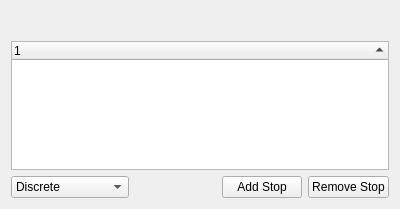
<?xml version="1.0" encoding="UTF-8"?>
<ui version="4.0">
 <class>vvScoreGradientWidget</class>
 <widget class="QWidget" name="vvScoreGradientWidget">
  <property name="geometry">
   <rect>
    <x>0</x>
    <y>0</y>
    <width>400</width>
    <height>209</height>
   </rect>
  </property>
  <layout class="QGridLayout" name="gridLayout">
   <item row="0" column="0" colspan="4">
    <widget class="qtGradientWidget" name="gradient" native="true">
     <property name="minimumSize">
      <size>
       <width>0</width>
       <height>24</height>
      </size>
     </property>
    </widget>
   </item>
   <item row="2" column="0">
    <widget class="QComboBox" name="interpolationMode">
     <item>
      <property name="text">
       <string>Discrete</string>
      </property>
     </item>
     <item>
      <property name="text">
       <string>Smooth (Linear)</string>
      </property>
     </item>
     <item>
      <property name="text">
       <string>Smooth (Cubic)</string>
      </property>
     </item>
    </widget>
   </item>
   <item row="2" column="1">
    <spacer name="horizontalSpacer">
     <property name="orientation">
      <enum>Qt::Horizontal</enum>
     </property>
     <property name="sizeHint" stdset="0">
      <size>
       <width>47</width>
       <height>20</height>
      </size>
     </property>
    </spacer>
   </item>
   <item row="2" column="2">
    <widget class="QPushButton" name="addStop">
     <property name="text">
      <string>Add Stop</string>
     </property>
     <property name="icon">
      <iconset resource="../../Icons/vvwidgets.qrc">
       <normaloff>:/icons/16x16/add</normaloff>:/icons/16x16/add</iconset>
     </property>
    </widget>
   </item>
   <item row="2" column="3">
    <widget class="QPushButton" name="removeStop">
     <property name="text">
      <string>Remove Stop</string>
     </property>
     <property name="icon">
      <iconset resource="../../Icons/vvwidgets.qrc">
       <normaloff>:/icons/16x16/delete</normaloff>:/icons/16x16/delete</iconset>
     </property>
    </widget>
   </item>
   <item row="1" column="0" colspan="4">
    <widget class="vvScoreGradientStopTree" name="stops">
     <property name="rootIsDecorated">
      <bool>false</bool>
     </property>
     <property name="uniformRowHeights">
      <bool>true</bool>
     </property>
     <property name="sortingEnabled">
      <bool>true</bool>
     </property>
     <property name="allColumnsShowFocus">
      <bool>true</bool>
     </property>
    </widget>
   </item>
  </layout>
 </widget>
 <customwidgets>
  <customwidget>
   <class>qtGradientWidget</class>
   <extends>QWidget</extends>
   <header location="global">qtGradientWidget.h</header>
   <container>1</container>
  </customwidget>
  <customwidget>
   <class>vvScoreGradientStopTree</class>
   <extends>QTreeWidget</extends>
   <header>vvScoreGradientStopTree.h</header>
  </customwidget>
 </customwidgets>
 <resources>
  <include location="../../Icons/vvwidgets.qrc"/>
 </resources>
 <connections/>
</ui>
